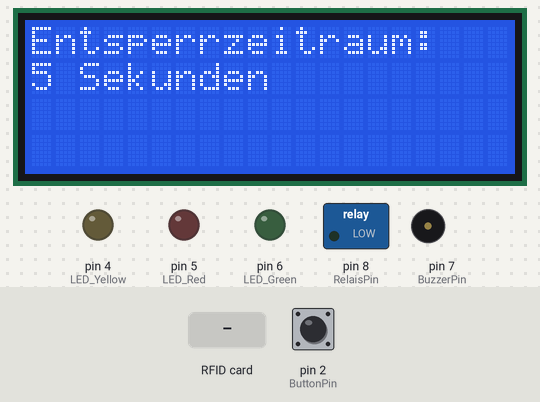
This sketch was run on a simulated Arduino Uno, built with avr-gcc and run on an emulated ATmega328P. Parts: 20×4 character LCD, switched loads named in the sketch (green lamp = pin HIGH), output pins drawn as LEDs (lit = HIGH), buzzer (waves = sounding). Inputs (shaded band) come from the test bench; at power-on: pin 2 (ButtonPin) LOW. Pins used as bus, display or sensor lines are not drawn; what the sketch prints to the serial monitor is not drawn.

Above: at 1.2 s.
At 3.4 s:
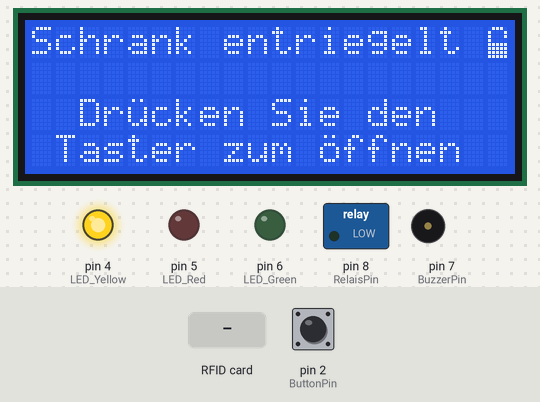
3.5 s: pin 2 (ButtonPin) pulled HIGH for 0.15 s
At 3.69 s:
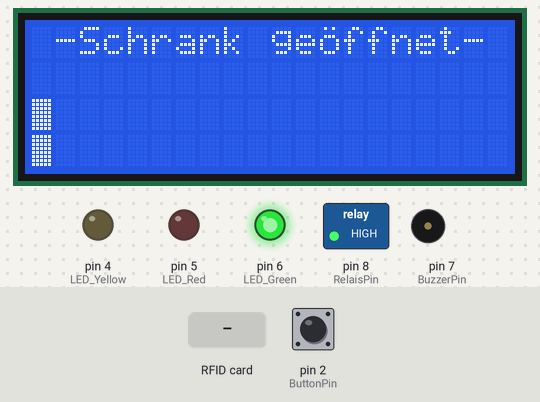
4.2 s: RFID card 5E 7A 19 C4 held to the reader
6.5 s: pin 2 (ButtonPin) pulled HIGH for 3.2 s
At 15.3 s:
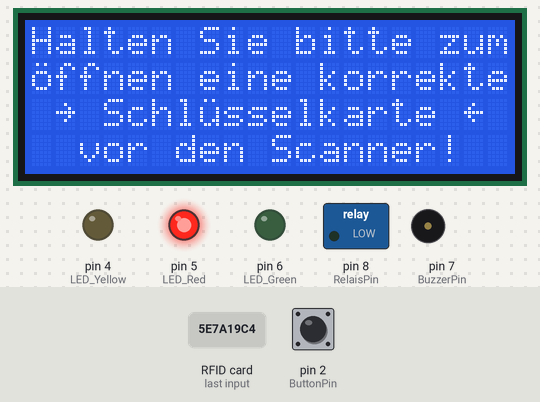
Timing chart, 0 to 16.8 s (numbered marks = the images above; inputs shaded):
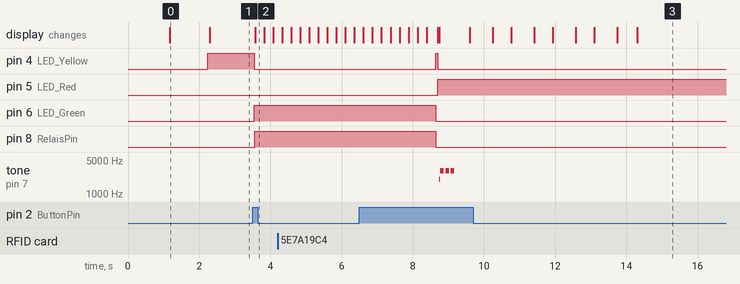

The sketch:

RFIDSHEESH_Erloesung_V2.1_Test.ino
```cpp
//Alle über die Serielle Schnittstelle ausgegebenen Informationen sind nur yum debuggen und erweitern des Programms gedacht.
//Sie werden nicht für den Endnutzer zur Verfügung stehen.

#include <SPI.h>
#include <MFRC522.h>
#include <Wire.h>
#include <LiquidCrystal_I2C.h>

LiquidCrystal_I2C lcd(0x3F, 20, 4); //Legt die Adresse für ein LCD mit 20 Zeichen und 4 Zeilen auf 0x3F//0x27 fest

int ButtonPin     = 2;
int LED_Yellow    = 4;
int LED_Red       = 5;
int LED_Green     = 6;

int BuzzerPin     = 7;
int RelaisPin     = 8;

#define     RST_PIN 9
#define     SS_PIN 10

MFRC522 RFID(SS_PIN, RST_PIN);

long CardID       = 0;
long CardActual   = 0;
long code         = 0;

long long TimeA;

bool LockState    = 0;
bool AdminState   = 0;

String lastState = "";
String text      = "";

int minTime    = 1500; //Minimale Wartezeit zwischen ver- und entriegeln des Schranks in Millisekunden
int unlocktime = 5000; //Zeit die das Relais nach dem Öffnen anzieht in Millisekunden
int Number_Admins  = 4; //Anzahl der registrierten Admins
int Number_Users   = 7; //Anzahl der namentlich bekannten User

long Adminlist[]    = {331260, 2312360, 2234520, 188619590};
String KnownUsers[] = {"2461320.Mandorf", "2234520.Stoll", "79310780.Rammstein" , "188619590.Admincard" , "331260.Hugger", "572260.Kessler" , "1040850.van der Will"};
char Trennzeichen   = '.';

//Hier werden zwei Icons, ein offenes und ein verschlossenes Schloss, zur Verwendung im weiteren Programmablauf per Bitmuster generiert
byte openLock[8] = {
  0b01110,
  0b10001,
  0b10001,
  0b10000,
  0b11111,
  0b11111,
  0b11111,
  0b11111
};

byte closedLock[8] = {
  0b01110,
  0b10001,
  0b10001,
  0b10001,
  0b11111,
  0b11111,
  0b11111,
  0b11111
};

byte Key[8] = {
  0b00110,
  0b00100,
  0b00110,
  0b00100,
  0b00100,
  0b11111,
  0b11111,
  0b01110
};

//Um einen Rahmen auf dem Display anzeigen zu können müssen sechs weitere Icons erzeugt werden:
byte bottomLeft[8] = {
  0b00100,
  0b00100,
  0b00100,
  0b00111,
  0b00000,
  0b00000,
  0b00000,
  0b00000
};

byte bottomRight[8] = {
  0b00100,
  0b00100,
  0b00100,
  0b11100,
  0b00000,
  0b00000,
  0b00000,
  0b00000
};

byte LineVertikal[8] = {
  0b00100,
  0b00100,
  0b00100,
  0b00100,
  0b00100,
  0b00100,
  0b00100,
  0b00100
};

byte topLeft[8] = {
  0b00000,
  0b00000,
  0b00000,
  0b00111,
  0b00100,
  0b00100,
  0b00100,
  0b00100
};


byte topRight[8] = {
  0b00000,
  0b00000,
  0b00000,
  0b11100,
  0b00100,
  0b00100,
  0b00100,
  0b00100
};

void setup()
{
  //lcd.createChar(0, openLock);   //das Byte-Array für das verschlossene Schloss in den LCD-Speicher 0 schreiben
  //lcd.createChar(1, closedLock); //das Byte-Array für das offene Schloss in den LCD-Speicher 1 schreiben


  //Die Kommunikation mit dem RIFD Sensor wird aufgebaut
  Serial.begin(9600);  //Die Baudrate von 9600 Einheiten pro Sekunde wird eingestellt
  SPI.begin();         //Die zur Kommunikation mit dem RFID Sensor nötige SPI Kommunikation wird initialisiert.
  RFID.PCD_Init();     //Der RFID Sensor wird initialisiert

  //Die Ausgangspins werden deklariert
  pinMode (LED_Red,     OUTPUT);          // Der LEDPin ist jetzt ein Ausgang
  pinMode (LED_Green,   OUTPUT);          // Der LEDPin ist jetzt ein Ausgang
  pinMode (LED_Yellow,  OUTPUT);          // Der LEDPin ist jetzt ein Ausgang
  pinMode (BuzzerPin,   OUTPUT);          // Der BuzzerPin ist jetzt ein Ausgang
  pinMode (RelaisPin,   OUTPUT);          // Der RelaisPin ist jetzt ein Ausgang

  //Der Pin an dem der Button angeschlossen wird wird als Eingang definiert
  pinMode (ButtonPin,  INPUT);

  //Hier wird die Startbotschaft für eine Sekunde auf dem Display angezeigt
  lcd.init();
  lcd.backlight();
  lcd.setCursor(0, 0);
  lcd.print("Herzlich Willkommen!");
  lcd.setCursor(5, 2);
  lcd.print("SILOCK 3.0");            //Produktnamen und aktuellen Version
  delay(1000);

  //Nun werden einige Infos zum aktuellen Programmablauf eingeblendet:
  lcd.clear();
  lcd.setCursor(0, 0);
  lcd.print("Entsperrzeitraum: ");
  lcd.setCursor(0, 1);
  lcd.print(unlocktime / 1000); //Da die delay() Methode mit Werten im ms-Bereich bekommt müssen diese Werte für die Anzeige umgerechnet werden
  /*
     In der folgenden If-Abfrage wird erkannt, ob die Sperrzeit ein oder zweistellig ist.
     Abhängig davon wird die "Sekunde" Displayausgabe um eine Stelle auf dem Display verschoben
  */
  if ((unlocktime / 1000) < 10)
    lcd.setCursor(1, 1);

  else
    lcd.setCursor(2, 1);

  lcd.print(" Sekunden");
  delay(1000);

  lcd.createChar(0, openLock);   //das Byte-Array für das verschlossene Schloss in den LCD-Speicher 0 schreiben
  lcd.createChar(1, closedLock); //das Byte-Array für das offene Schloss in den LCD-Speicher 1 schreiben
  lcd.createChar(2, Key);        //das Byte-Array für den Schlüssel in den LCD-Speicher 2 schreiben

  //In den folgenden Zeilen werden die Bytearrays der einzelnen Bestandteile des Rahmens LCD-Speicher geschrieben
  lcd.createChar(3, topLeft);
  lcd.createChar(4, topRight);
  lcd.createChar(5, LineVertikal);
  lcd.createChar(6, bottomRight);
  lcd.createChar(7, bottomLeft);

  //Nach dem Neustart wird der Schrank entsperrt
  VisualFeedback("entsperrt");
  LockState = true;
}

void Rahmen()
{
  //Die Ecken werden ausgegeben
  //Oben links
  lcd.setCursor(2, 0);
  lcd.write(((uint8_t)3));

  //Oben rechts
  lcd.setCursor(17, 0);
  lcd.write(((uint8_t)4));

  //Unten links
  lcd.setCursor(2, 3);
  lcd.write(((uint8_t)7));

  //Unten rechts
  lcd.setCursor(17, 3);
  lcd.write(((uint8_t)6));

  //Die horizontalen Balken werden ausgegeben
  lcd.setCursor(2, 1);
  lcd.write((uint8_t)5);
  lcd.setCursor(2, 2);
  lcd.write((uint8_t)5);

  lcd.setCursor(17, 1);
  lcd.write((uint8_t)5);
  lcd.setCursor(17, 2);
  lcd.write((uint8_t)5);

  //Die vertikalen Balken werden ausgegeben
  for (int a = 0; a <= 3;) {
    for (int b = 3; b <= 16; b++) {
      lcd.setCursor(b, a);
      lcd.print("\55");
      Serial.println(b);
      Serial.println(a);
    }
    a = a + 3;
  }
}

void loop()
{
  long newCardscan = scan();

  AdminState = AdminlistCheck(newCardscan);
  if (!RFID.PICC_IsNewCardPresent()) {    //Überprüft, ob eine Karte vor auf dem Scanner liegt
    lastState = "noCard";                 //Hinterlegt die Information, das während dem letzten durchlaufs keine neue Karte aufgelegt war

    //zum debuggen
    Serial.println("keine neue Karte vor Scanner");

    if (LockState && digitalRead(ButtonPin)) {
      Serial.println("Tür kann geöffnet werden");
      unlock();
    }

    else if (!LockState && digitalRead(ButtonPin) && newCardscan != CardID && AdminState) {
      Serial.println("Admin-Unlock erfolgreich");
      lcd.clear();

            lcd.setCursor(3,0);
            lcd.print("Sie haben Ihr");
            lcd.setCursor(0,1);
            lcd.print("Adminrecht genutzt.");

            lcd.setCursor(8,2);
            lcd.write(((uint8_t)2)+" "+((uint8_t)1));


      delay(1000);
      unlock();

      AdminState = !AdminState;
      CardID = 0;
      LockState = true;

      //Zum debuggen:
      Serial.println("Die Tür wurde per Admin-Recht entsperrt!");
    }

    else if (!LockState && digitalRead(ButtonPin)) {

      AudioFeedback("");

      lcd.clear();

      for (int i = 0; i < 4; i++) {
        lcd.clear();
        lcd.setCursor(4, 1);
        lcd.print("Der Schrank");
        lcd.setCursor(3, 2);
        lcd.print("ist verriegelt");
        delay(500);
        Rahmen();
        delay(500);
      }

      lcd.clear();
      lcd.setCursor(0, 0);
      lcd.print("Halten Sie bitte zum");

      lcd.setCursor(0, 1);
      lcd.print("\357ffnen eine korrekte");

      lcd.setCursor(1, 2);
      lcd.print("\176 Schl\365sselkarte \177");

      lcd.setCursor(2, 3);
      lcd.print("vor den Scanner!");
      delay(5000);

      VisualFeedback("versperrt");
    }

    //Um die Luafzeit des Programms kurz zu halten wird die Hauptschleife an dieser Stelle neugestartet.
    return;
  }

  if (!RFID.PICC_ReadCardSerial()) {   //Überprüft, ob eine lesbare Karte vor auf dem Scanner liegt
    Serial.println("Karte lesbar");
    return;
  }
  if (!CardID) {
    CardID = scan();
    lastState = "CardSaved";
    TimeA = millis();
    LockState = false;

    //Schalten der Anzeigeelemente
    VisualFeedback("versperrt");
    AudioFeedback("wird_gesperrt");

    Serial.println("Tür gesperrt!");
  }
  else {
    CardActual = scan();
    long long passedTime = millis() - TimeA;

    if (CardActual == CardID && lastState == "noCard" && minTime <= passedTime ) {
      CardID = 0;
      LockState = true;

      AudioFeedback("richtige_Karte");
      unlock();
      //Zum debuggen:
      Serial.println("Tür entsperrt");
    }

    else if (CardActual != CardID) {
      AudioFeedback("");
    }
  }
} //Main Loop beendet

/*  In dieser Methode wird überprüft, ob die vorgewhaltene Karte mit einem Admin-Nutzer verknüpft ist.
    Wenn dies der Fall ist kann der Nutzer die auch dann öffnen wenn sie durch einen anderen Nutzer
    gesperrt wurde.
*/
bool AdminlistCheck(long i)
{
  long scanValue = i;                       //Die ID der aktuell vorgehaltenen Karte wird in eine Variable gespeichert
  bool value = false;                       //Der Rückgabewert ist zu Beginn als nicht wahr festgelegt

  for (int i = 0; i < Number_Admins ; i++) { //Das Array in dem die Admins hinterlegt sind wird Eintrag für Eintrag auf die eingescannte ID0000000 überprüft
    if (Adminlist[i] == scanValue)          //Wenn die ID mit einerm Admin-Nutzer verknüpft ist, wird von dieser Methode ein "true" zurückgegeben
      value = true;
  }
  return value;
}

/*  Dieser Methode wird überprüft, ob mit der CardID ein Name verknüpft ist.
    Falls dies der Fall ist wird dieser Name im gesperrten Zustand auf dem Display angezeigt,
    wenn nicht wird der aktuelle Nutzer als "Gast" angezeigt
*/
String Namecheck(long CardID)
{
  String Name;

  for (int i = 0; i < Number_Users ; i++) {
    text = KnownUsers[i];
    int a = text.indexOf(Trennzeichen, 0);

    String PredefinedName   = text.substring(a + 1);
    String PredefinedCardID = text.substring(0, a);

    if (PredefinedCardID == String(CardID)) {
      Name = PredefinedName;

      //Debugging:
      Serial.println("Name:"  + Name);
      Serial.println("CardID" + PredefinedCardID);
      break;
    }
    else {
      Name = "Gast";
      //Serial.println("Guest recognised");
    }
  }
  return Name;
}

//Diese Methode übernimmt den Teil des eigentlichen öffnens.
void unlock()
{
  VisualFeedback("geöffnet");     //Die LCD-Anzeige und die LEDs werden besteuert

  digitalWrite(RelaisPin, HIGH);  //Das Relais wird geschaltet

  //Zeitanimation für Relais
  int Schrittweite = unlocktime / 20;
  int k = 0;

  //Anhand der fgolgenden Schleife wird ein Ladebalken angezeigt, welcher die
  while (k < 20) {

    lcd.setCursor(k, 2);
    lcd.print("\377");
    lcd.setCursor(k, 3);
    lcd.print("\377");
    delay(Schrittweite);
    k++;
  }

  digitalWrite(RelaisPin, LOW);

  VisualFeedback("entsperrt");    //Die LCD-Anzeige und die LEDs werden besteuert
}

/*  In der folgenden Methode wird die Zahl, welcher auf der Karte hinterlegt ist,
    ausgelesen und für die weitere Nutzung durch das Programm weitergegeben
*/
long scan()
{
  long Kartennummer = 0;
  for (byte i = 0; i < RFID.uid.size; i++) {
    Kartennummer = ((Kartennummer + RFID.uid.uidByte[i]) * 10);
  }
  Serial.print(Kartennummer);
  Serial.println(".");

  return Kartennummer;
}

void VisualFeedback(String Operation)
{
  if (Operation == "versperrt") {
    //LED Ausgabe
    digitalWrite(LED_Red, HIGH);
    digitalWrite(LED_Yellow, LOW);
    digitalWrite(LED_Green, LOW);

    //LCD Ausgabe
    lcd.clear();
    lcd.setCursor(0, 0);
    lcd.print("");

    lcd.setCursor(0, 0);
    lcd.print("Schrank verriegelt");

    lcd.setCursor(19, 0);
    lcd.write(((uint8_t)1));

    lcd.setCursor(0, 2);
    lcd.print("Aktueller Nutzer:");

    lcd.setCursor(0, 3);
    lcd.print(Namecheck(CardID));

  }
  else if (Operation == "entsperrt") {
    //LED Ausgabe
    digitalWrite(LED_Yellow, HIGH);
    digitalWrite(LED_Red, LOW);
    digitalWrite(LED_Green, LOW);

    //LCD Ausgabe
    lcd.clear();

    lcd.setCursor(0, 0);
    lcd.print("Schrank entriegelt");
    lcd.setCursor(19, 0);
    lcd.write((uint8_t)0);

    lcd.setCursor(0, 2);
    lcd.print("  Dr\365cken Sie den");

    lcd.setCursor(0, 3);
    lcd.print(" Taster zum \357ffnen");
  }
  else if (Operation == "geöffnet" ) {
    //LED Ausgabe
    digitalWrite(LED_Green, HIGH);
    digitalWrite(LED_Yellow, LOW);
    digitalWrite(LED_Red, LOW);

    //LCD Ausgabe
    lcd.clear();
    lcd.setCursor(0, 0);
    lcd.print(" -Schrank ge\357ffnet-");
  }
}

void AudioFeedback(String Status)
//void AudioFeedback(bool status)
{
  if (Status == "richtige_Karte") {
    tone(BuzzerPin, 2000, 100);
    delay (200);
    tone(BuzzerPin, 2000, 100);
    delay (1000);

    Serial.println("Richtige Karte");
  }

  else if (Status == "wird_gesperrt") {
    tone(BuzzerPin, 2000, 1000);
  }

  else { //Wenn die falsche Karte aufgelegt ist
    tone(BuzzerPin, 3000, 100);
    delay(150);
    tone(BuzzerPin, 3000, 100);
    delay(150);
    tone(BuzzerPin, 3000, 100);
    delay(500);

    Serial.println("Falsche Karte");
  }
}
```

Measured:
- after the input at 3.5 s, pin 4 (LED_Yellow): HIGH → LOW after 0.05 s; pin 6 (LED_Green): LOW → HIGH after 0.05 s; pin 8 (RelaisPin): LOW → HIGH after 0.07 s; the display: changes after 0.07 s (image 2)
- after the input at 6.5 s, the display: first differs from a run without the input after 3.1 s (image 3 shows a later state)
- what the display in image 0 shows lasts 1.1 s, from 1.2 s to 2.3 s
